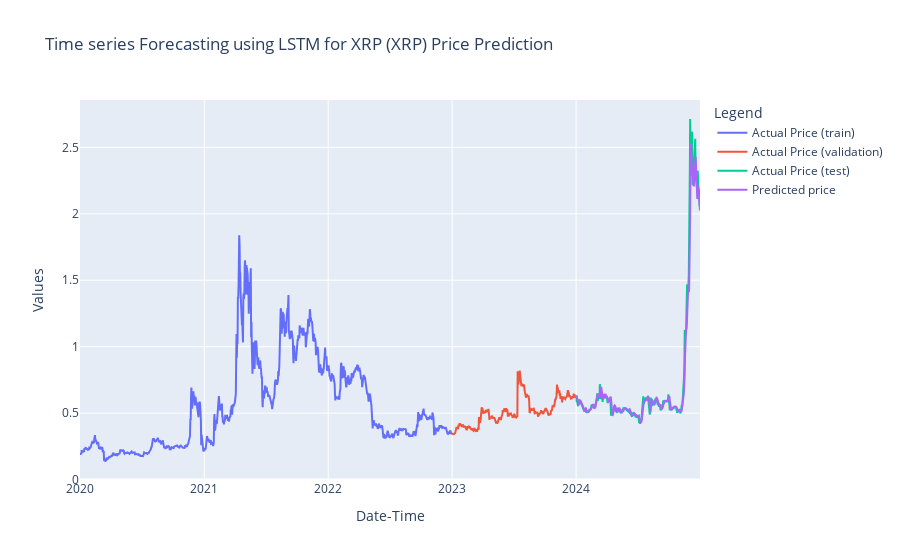

Notebook code cell kept with this figure:
### Code cell
# Plot the results
import plotly.graph_objects as go

fig = go.Figure()
fig.add_trace(go.Scatter(x=train.Date, y=train.Close, mode='lines', name='Actual Price (train)'))
fig.add_trace(go.Scatter(x=validation.Date, y=validation.Close, mode='lines', name='Actual Price (validation)'))
fig.add_trace(go.Scatter(x=test.Date, y=test.Close, mode='lines', name='Actual Price (test)'))
fig.add_trace(go.Scatter(x=test.Date, y=test.Predictions, mode='lines', name='Predicted price'))
fig.update_layout(
    title="Time series Forecasting using LSTM for XRP (XRP) Price Prediction",
    xaxis_title="Date-Time",
    yaxis_title="Values",
    legend_title="Legend",
)
fig.show()

### Figure 1 — Plotly figure (JSON) as saved in the notebook; plotly's stock layout.template omitted (floating-point values rounded to 4 significant figures; data arrays with more than 128 entries replaced by an {"elided": "..."} marker saying what was removed)
{"data": [{"mode": "lines", "name": "Actual Price (train)", "type": "scatter", "x": {"elided": "1096 str values"}, "y": {"elided": "1096 float values"}}, {"mode": "lines", "name": "Actual Price (validation)", "type": "scatter", "x": {"elided": "365 str values"}, "y": {"elided": "365 float values"}}, {"mode": "lines", "name": "Actual Price (test)", "type": "scatter", "x": {"elided": "366 str values"}, "y": {"elided": "366 float values"}}, {"mode": "lines", "name": "Predicted price", "type": "scatter", "x": {"elided": "366 str values"}, "y": {"elided": "366 float values"}}], "layout": {"legend": {"title": {"text": "Legend"}}, "title": {"text": "Time series Forecasting using LSTM for XRP (XRP) Price Prediction"}, "xaxis": {"title": {"text": "Date-Time"}}, "yaxis": {"title": {"text": "Values"}}}}
